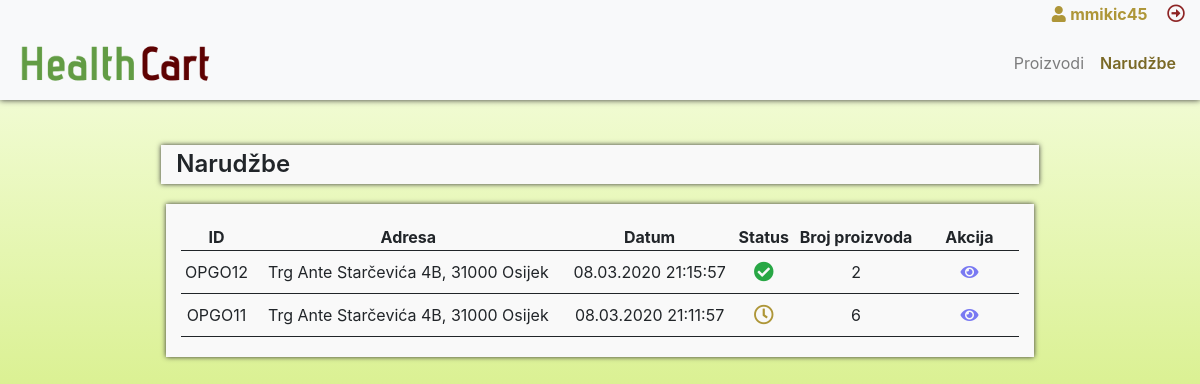
The app's page /orders.php (signed in) with its own data.
### tables this page shows
CREATE TABLE `order_products` (
  `id` int(11) NOT NULL,
  `order_id` int(11) DEFAULT NULL,
  `product_id` int(11) DEFAULT NULL,
  `amount` int(11) DEFAULT NULL,
  `price` decimal(10,2) DEFAULT NULL,
  `status` int(11) NOT NULL DEFAULT '11',
  `comment` text,
  `created_at` datetime DEFAULT CURRENT_TIMESTAMP
);

CREATE TABLE `orders` (
  `id` int(11) NOT NULL,
  `kupac_id` int(11) DEFAULT NULL,
  `address` varchar(255) DEFAULT NULL,
  `status` int(11) NOT NULL DEFAULT '11',
  `created_at` datetime DEFAULT CURRENT_TIMESTAMP
);

### orders.php (the view, shortened to what this page needs)
<?php
require_once "config.php";
function fetchOrders($pdo){
    $sql_orders = "SELECT orders.id as order_id, orders.address as order_address, orders.status as order_status, orders.created_at as order_date, order_products.*, COUNT(order_products.id) as product_number, GROUP_CONCAT(order_products.status) as products_status FROM orders INNER JOIN order_products ON orders.id = order_products.order_id WHERE orders.kupac_id = :id GROUP BY orders.id ORDER BY orders.id DESC";
    if($stmt = $pdo->prepare($sql_orders)){
        $stmt->bindParam(":id", $param_user_id, PDO::PARAM_STR);
        $stmt->execute();
        return $stmt->fetchAll();
    }
}
$orders = fetchOrders($pdo);
?>
<!DOCTYPE html>
<html lang="en">
<head>
    <?php include 'head.php'; ?>
</head>
<body class="dashboard">
    <div class="fixed-row">
        <div class="row logged-user text-right">
            <div class="col-12">
                <a href="<?php echo ROOT_URL; ?>edit-profil.php" class="logged-user-profil">
                    <i class="fas fa-user"></i> <strong><?php echo htmlspecialchars($_SESSION["username"]); ?></strong>
                </a>
                <a href="<?php echo ROOT_URL; ?>logout.php" class="logged-user-logout">
                    <i class="far fa-arrow-alt-circle-right"></i>
                </a>
            </div>
        </div>
        <nav class="navbar navbar-expand-lg navbar-light bg-light">
            <a class="navbar-brand" href="<?php echo ROOT_URL; ?>dashboard.php">
                <img class="logo-img" src="<?php echo ROOT_URL; ?>img/opg-logo.png">
            </a>
            <div class="collapse navbar-collapse" id="navbarNav">
                <ul class="navbar-nav ml-auto">
                    <li class="nav-item">
                        <a class="nav-link" href="<?php echo ROOT_URL; ?>dashboard.php">Proizvodi</a>
                    </li>
                    <li class="nav-item active">
                        <a class="nav-link" href="<?php echo ROOT_URL; ?>orders.php">Narudžbe</a>
                    </li>
                </ul>
            </div>
        </nav>
    </div>
    <div class="row page-content">
        <div class="col-12">
            <div class="row content-container">
                <div class="col-9 m-auto page-title">
                    <h4>Narudžbe</h4>
                </div>
                <div class="col-11 m-auto">
                    <div class="row order-results order-list">
                        <div class="col-12 col-md-10 col-lg-10 m-auto">
                            <?php
                            if(count($orders) != 0){
                            ?>
                                <table width="100%">
                                    <thead>
                                        <th>ID</th>
                                        <th>Adresa</th>
                                        <th>Datum</th>
                                        <th>Status</th>
                                        <th>Broj proizvoda</th>
                                        <th width="100px">Akcija</th>
                                    </thead>
                                    <tbody>
                                        <?php
                                        foreach($orders as $key => $order){
                                        ?>
                                            <tr class="order">
                                                <td class="order-id" data-oid="<?php echo $order['order_id']; ?>"><?php echo ORDER_PREFIX; ?><?php echo $order['order_id']; ?></td>
                                                <td><?php echo $order['order_address']; ?></td>
                                                <td><?php echo date_format(date_create($order['order_date']),"d.m.Y H:i:s"); ?></td>
                                                <td>
                                                    <?php
                                                    switch($order['order_status']){
                                                        case 11:
                                                            echo '<i class="far fa-clock process-order"></i>';
                                                            break;
                                                        case 1:
                                                            echo '<i class="fas fa-check-circle success-order"></i>';
                                                            break;
                                                    }
                                                    ?>
                                                </td>
                                                <td><?php echo $order['product_number']; ?></td>
                                                <td>
                                                    <a class="show-order-details action-link" href="<?php echo ROOT_URL; ?>order-show.php?oid=<?php echo $order['order_id']; ?>">
                                                        <i class="fas fa-eye"></i>
                                                    </a>
                                                </td>
                                            </tr>
                                        <?php
                                        }
                                        ?>
                                    </tbody>
                                </table>
                            <?php
                            }else{
                            ?>
                                <p class="text-center" style="margin-bottom: 0;">Ne postoje narudžbe. Povratak na <a href="<?php echo ROOT_URL; ?>dashboard.php">proizvode.</a></p>
                            <?php
                            }
                            ?>
                        </div>
                    </div>
                </div>
            </div>
        </div>
    </div>
</body>
</html>

### css/style.css (style rules this page uses)
* { outline: unset !important; }
a { color: #ae9638; text-decoration: none; background-color: transparent; }
.row { margin: 0; }
.logo-img { max-width: 200px; display: block; }
body.dashboard { background: #f8ffe8; background: -moz-linear-gradient(top, #f8ffe8 0%, #e3f5ab 33%, #b7df2d 100%); background: -webkit-linear-gradient(top, #f8ffe8 0%,#e3f5ab 33%,#b7df2d 100%); background: linear-gradient(to bottom, #f8ffe8 0%,#e3f5ab 33%,#b7df2d 100%); filter: progid:DXImageTransform.Microsoft.gradient( startColorstr='#f8ffe8', endColorstr='#b7df2d',GradientType=0 ); }
.fixed-row { background-color: #f8f9fa !important; position: fixed; top: 0; width: 100%; box-shadow: 0 0 6px #333; z-index: 10; }
.logged-user-profil { margin-right: 15px; }
.logged-user-logout { color: #8e2525; font-size: 18px; }
.navbar-light .navbar-nav .active > .nav-link { color: #7a6926; font-weight: 600; }
.page-content { margin-top: 125px; min-height: calc(100vh - 83px); }
.content-container { padding: 20px 0; }
.order-results.order-list > div.m-auto, .insert-form > div.m-auto, .edit-form > div.m-auto { background: #f9f9f9; margin: 10px; padding: 20px 0; box-shadow: 0 0 5px #333; }
.profil > .col-12, .order-results.order-list > .col-12 { padding-left: 15px !important; padding-right: 15px !important; }
.order-results.order-list table th, .order-results.order-list table td, #order-show table th, #order-show table td, #order-update-form table th, #order-update-form table td, #order-preview-form table th, #order-preview-form table td { text-align: center; border-bottom: 1px solid; }
.page-title { margin-bottom: 20px !important; background: #f9f9f9; box-shadow: 0 0 5px #333; }
.page-title h4 { font-weight: 600; margin: 5px 0; }
.success-order, .process-order, .failure-order { padding: 10px 0; font-size: 20px; }
.success-order { color: #28a745; }
.process-order { color: #ae9638 }
.action-link { margin: 0 5px; text-decoration: none; }
.action-link.show-order-details { color: #7979f2; }

### css/all.css (style rules this page uses)
.fa, .fas, .far, .fal, .fad, .fab { -moz-osx-font-smoothing: grayscale; -webkit-font-smoothing: antialiased; display: inline-block; font-style: normal; font-variant: normal; text-rendering: auto; line-height: 1; }
.fa-arrow-alt-circle-right:before { content: "\f35a"; }
.fa-check-circle:before { content: "\f058"; }
.fa-clock:before { content: "\f017"; }
.fa-eye:before { content: "\f06e"; }
.fa-user:before { content: "\f007"; }
.far { font-family: 'Font Awesome 5 Free'; font-weight: 400; }
.fa, .fas { font-family: 'Font Awesome 5 Free'; font-weight: 900; }

### records on screen
order_products: order "12", order.address "Trg Ante Starčevića 4B, 31000 Osijek", order.created_at "08.03.2020 21:15:57", product_number "2"
order_products: order "11", order.address "Trg Ante Starčevića 4B, 31000 Osijek", order.created_at "08.03.2020 21:11:57", product_number "6"

### other values on screen
$_SESSION["username"] "mmikic45"
